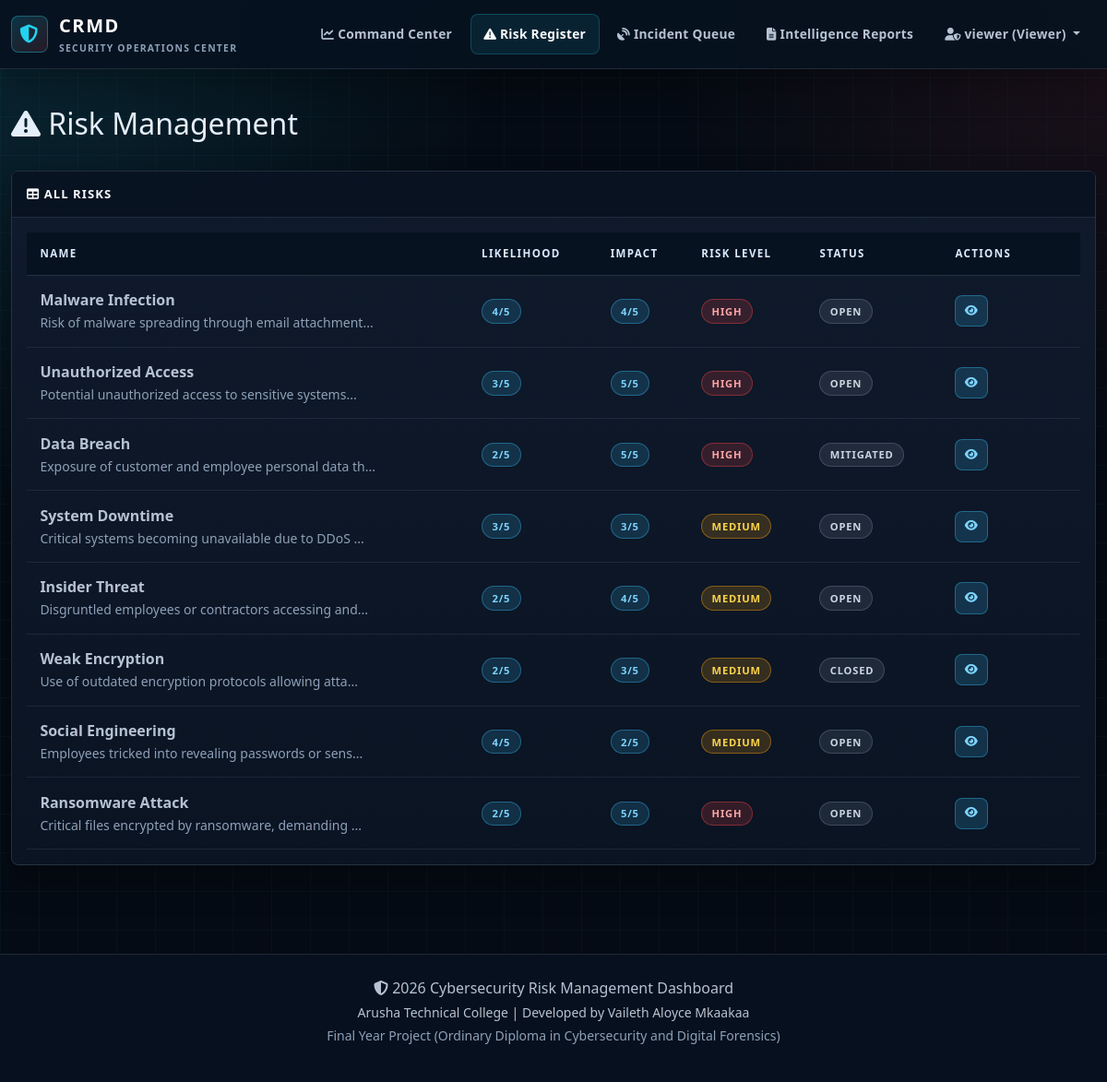
The page /risks.php (signed in) on the database its author committed.
### tables this page shows
CREATE TABLE risks (
    id INT PRIMARY KEY AUTO_INCREMENT,
    name VARCHAR(255) NOT NULL,
    description TEXT NOT NULL,
    likelihood INT NOT NULL CHECK (likelihood >= 1 AND likelihood <= 5),
    impact INT NOT NULL CHECK (impact >= 1 AND impact <= 5),
    risk_level ENUM('Low', 'Medium', 'High') NOT NULL,
    status ENUM('Open', 'Mitigated', 'Closed') NOT NULL DEFAULT 'Open',
    created_at TIMESTAMP DEFAULT CURRENT_TIMESTAMP,
    updated_at TIMESTAMP DEFAULT CURRENT_TIMESTAMP ON UPDATE CURRENT_TIMESTAMP,
    INDEX idx_status (status),
    INDEX idx_risk_level (risk_level)
);

### includes/functions.php (called while the page is built, shortened)
<?php
function get_all_risks($pdo) {
    try {
        $stmt = $pdo->prepare('
            SELECT * FROM risks
            ORDER BY created_at DESC
        ');
        $stmt->execute();
        return $stmt->fetchAll();
    } catch (PDOException $e) {
        error_log('Database Error: ' . $e->getMessage());
        return [];
    }
}
function esc($string) {
    return htmlspecialchars($string, ENT_QUOTES, 'UTF-8');
}
function get_risk_badge_class($level) {
    $classes = [
        'High' => 'badge-danger',
        'Medium' => 'badge-warning',
        'Low' => 'badge-success'
    ];
    return $classes[$level] ?? 'badge-secondary';
}
?>

### risks.php (the view, shortened to what this page needs)
<?php
require_once __DIR__ . '/includes/header.php';
$action = $_GET['action'] ?? 'list';
?>
<div class="row mb-4">
    <div class="col-lg-12">
        <div class="d-flex justify-content-between align-items-center">
            <h2><i class="fas fa-exclamation-triangle"></i> Risk Management</h2>
        </div>
    </div>
</div>
<?php if ($action === 'list'): ?>
    <div class="card">
        <div class="card-header">
            <i class="fas fa-table"></i> All Risks
        </div>
        <div class="card-body">
            <div class="table-responsive">
                <table class="table table-hover">
                    <thead>
                        <tr>
                            <th>Name</th>
                            <th>Likelihood</th>
                            <th>Impact</th>
                            <th>Risk Level</th>
                            <th>Status</th>
                            <th style="width: 150px;">Actions</th>
                        </tr>
                    </thead>
                    <tbody>
                        <?php
                        $risks = get_all_risks($pdo);
                        if (!empty($risks)):
                            foreach ($risks as $r):
                        ?>
                            <tr>
                                <td>
                                    <strong><?php echo esc($r['name']); ?></strong><br>
                                    <small class="text-muted"><?php echo substr(esc($r['description']), 0, 50) . '...'; ?></small>
                                </td>
                                <td>
                                    <span class="badge bg-info"><?php echo $r['likelihood']; ?>/5</span>
                                </td>
                                <td>
                                    <span class="badge bg-info"><?php echo $r['impact']; ?>/5</span>
                                </td>
                                <td>
                                    <span class="badge <?php echo get_risk_badge_class($r['risk_level']); ?>">
                                        <?php echo $r['risk_level']; ?>
                                    </span>
                                </td>
                                <td>
                                    <span class="badge bg-secondary"><?php echo $r['status']; ?></span>
                                </td>
                                <td>
                                    <a href="?action=view&id=<?php echo $r['id']; ?>" class="btn btn-sm btn-info">
                                        <i class="fas fa-eye"></i>
                                    </a>
                                </td>
                            </tr>
                        <?php
                            endforeach;
                        endif; ?>
                    </tbody>
                </table>
            </div>
        </div>
    </div>
<?php endif; ?>
<?php require_once __DIR__ . '/includes/footer.php'; ?>

### assets/css/style.css (style rules this page uses)
:root { --primary-color: #07111f; --secondary-color: #22d3ee; --success-color: #22c55e; --warning-color: #f59e0b; --danger-color: #ef4444; --info-color: #38bdf8; --light-bg: #0f172a; --bg: #050b14; --bg-elevated: #0b1424; --bg-panel: #101b2d; --bg-panel-soft: #132238; --border: rgba(148, 163, 184, 0.18); --border-strong: rgba(34, 211, 238, 0.36); --text: #e5eefb; --muted: #8ea0b8; --muted-strong: #b6c2d2; --cyan: #22d3ee; --blue: #38bdf8; --green: #22c55e; --amber: #f59e0b; --red: #ef4444; --violet: #a78bfa; --radius: 8px; --shadow: 0 18px 48px rgba(0, 0, 0, 0.35); }
* { box-sizing: border-box; }
html { min-height: 100%; }
body { min-height: 100vh; margin: 0; background: linear-gradient(rgba(34, 211, 238, 0.035) 1px, transparent 1px), linear-gradient(90deg, rgba(34, 211, 238, 0.035) 1px, transparent 1px), radial-gradient(circle at top left, rgba(34, 211, 238, 0.14), transparent 34rem), radial-gradient(circle at top right, rgba(239, 68, 68, 0.10), transparent 30rem), var(--bg); background-size: 42px 42px, 42px 42px, auto, auto, auto; color: var(--text); font-family: "Segoe UI", Tahoma, Geneva, Verdana, sans-serif; }
a { color: var(--cyan); }
.card, .widget-card, .analytics-card, .score-card, .siem-panel, .login-card { background: linear-gradient(180deg, rgba(16, 27, 45, 0.96), rgba(10, 20, 35, 0.98)); border: 1px solid var(--border); border-radius: var(--radius); box-shadow: 0 16px 38px rgba(0, 0, 0, 0.28); color: var(--text); }
.card { margin-bottom: 1.5rem; }
.card-header { background: rgba(7, 17, 31, 0.78); border-bottom: 1px solid var(--border); color: #f8fafc; font-size: 0.82rem; font-weight: 800; letter-spacing: 0.08em; padding: 0.9rem 1rem; text-transform: uppercase; }
.card-body { color: var(--muted-strong); }
.threat-meta, .text-muted, .form-text { color: var(--muted) !important; }
.table { --bs-table-bg: transparent; --bs-table-color: var(--muted-strong); --bs-table-border-color: rgba(148, 163, 184, 0.14); background: transparent; color: var(--muted-strong); margin-bottom: 0; }
.table thead { background: rgba(7, 17, 31, 0.85); color: #dbeafe; }
.table thead th { border-bottom: 1px solid var(--border); color: #dbeafe; font-size: 0.72rem; font-weight: 850; letter-spacing: 0.12em; padding: 0.9rem; text-transform: uppercase; }
.table tbody td { border-color: rgba(148, 163, 184, 0.12); padding: 0.9rem; vertical-align: middle; }
.badge { border: 1px solid transparent; border-radius: 999px; font-size: 0.7rem; font-weight: 850; letter-spacing: 0.07em; padding: 0.42rem 0.65rem; text-transform: uppercase; }
.badge-warning, .bg-warning { background: rgba(245, 158, 11, 0.18) !important; border-color: rgba(245, 158, 11, 0.42); color: #fcd34d !important; }
.badge-danger, .bg-danger { background: rgba(239, 68, 68, 0.18) !important; border-color: rgba(239, 68, 68, 0.42); color: #fca5a5 !important; }
.badge-info, .bg-info { background: rgba(56, 189, 248, 0.16) !important; border-color: rgba(56, 189, 248, 0.38); color: #7dd3fc !important; }
.bg-secondary, .badge-secondary { background: rgba(148, 163, 184, 0.14) !important; border-color: rgba(148, 163, 184, 0.28); color: #cbd5e1 !important; }
.btn { border-radius: var(--radius); font-size: 0.78rem; font-weight: 850; letter-spacing: 0.06em; padding: 0.68rem 1rem; text-transform: uppercase; }
.btn-sm { padding: 0.42rem 0.58rem; }
.btn-info { background: rgba(56, 189, 248, 0.18); border: 1px solid rgba(56, 189, 248, 0.38); color: #7dd3fc; }

### includes/header.php (style rules this page uses)
:root { --primary-color: #07111f; --secondary-color: #22d3ee; --success-color: #22c55e; --warning-color: #f59e0b; --danger-color: #ef4444; --info-color: #38bdf8; --light-bg: #0f172a; }

### rows shown on the page
risks: name "Malware Infection", description "Risk of malware spreading through email attachment", likelihood "4", impact "4", risk_level "HIGH", status "OPEN"
risks: name "Unauthorized Access", description "Potential unauthorized access to sensitive systems", likelihood "3", impact "5", risk_level "HIGH", status "OPEN"
risks: name "Data Breach", description "Exposure of customer and employee personal data th", likelihood "2", impact "5", risk_level "HIGH", status "MITIGATED"
risks: name "System Downtime", description "Critical systems becoming unavailable due to DDoS", likelihood "3", impact "3", risk_level "MEDIUM", status "OPEN"
risks: name "Insider Threat", description "Disgruntled employees or contractors accessing and", likelihood "2", impact "4", risk_level "MEDIUM", status "OPEN"
risks: name "Weak Encryption", description "Use of outdated encryption protocols allowing atta", likelihood "2", impact "3", risk_level "MEDIUM", status "CLOSED"
risks: name "Social Engineering", description "Employees tricked into revealing passwords or sens", likelihood "4", impact "2", risk_level "MEDIUM", status "OPEN"
risks: name "Ransomware Attack", description "Critical files encrypted by ransomware, demanding", likelihood "2", impact "5", risk_level "HIGH", status "OPEN"

### other values the page prints
$_SESSION['username'] "viewer"
$_SESSION['role'] "Viewer"
